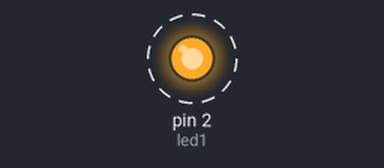
The sketch below on a simulated Arduino Uno, built with avr-gcc and run on an emulated ATmega328P. Shown: output pins drawn as LEDs (lit = HIGH). Dashed ring = blinking.

Above: at 0.2 s.
Timing chart, 0 to 3.0 s (numbered marks = the images above):
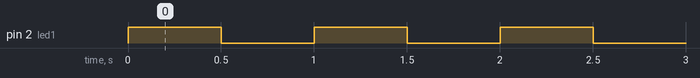

The sketch:

coba_LED.ino
```cpp
int led1 = 2;

void setup() {
  // put your setup code here, to run once:
  pinMode(led1, OUTPUT);

}

void loop() {
  digitalWrite(led1, HIGH);
  delay(500);
  digitalWrite(led1, LOW);
  delay(500);

}
```

Measured:
- by itself, pin 2 (led1): alternates HIGH for 0.50 s and LOW for 0.50 s
